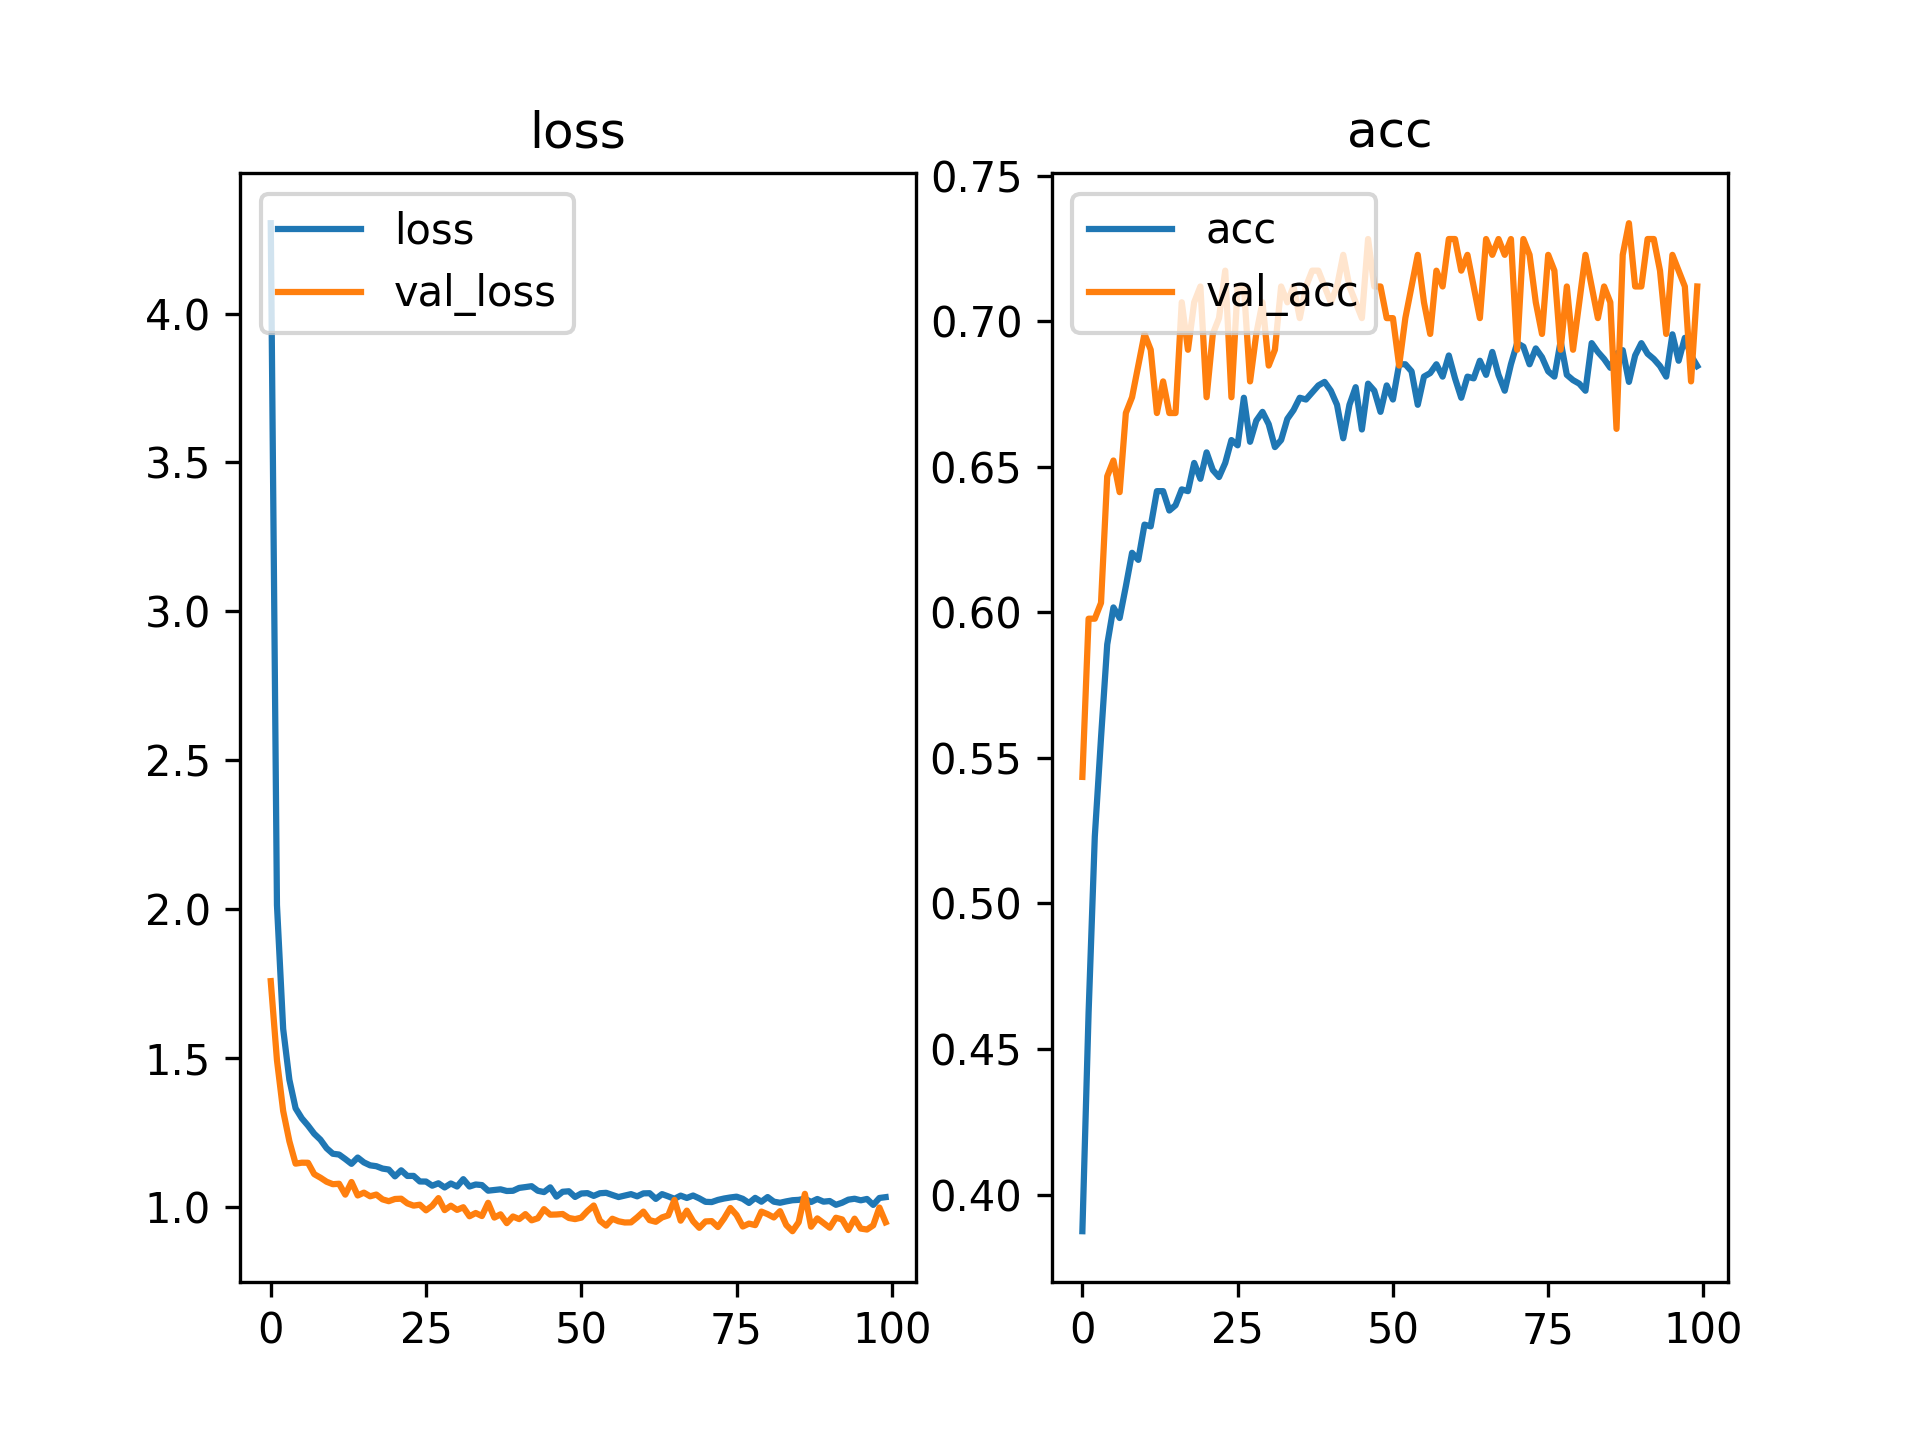

Here is the Python script that generated this plot:
import theano
import numpy as np

execfile('00_readingInput.py')

from keras.models import Sequential
from keras.layers import Dense,Dropout,Activation
from keras.regularizers import l2

model=Sequential()
model.add(Dense(60,input_dim=200,W_regularizer=l2(0.01)))
model.add(Activation('relu'))
model.add(Dropout(0.1))
#model.add(Dense(75,W_regularizer=l2(0.01)))
#model.add(Activation('softplus'))
#model.add(Dropout(0.4))
model.add(Dense(5,W_regularizer=l2(0.01)))
model.add(Activation('softmax'))

model.compile(loss='categorical_crossentropy',
                optimizer='adam',
                metrics=['accuracy'])

history=model.fit(X_train,Y_train,
                    batch_size=20,
                    nb_epoch=100,
                    verbose=0,
                    shuffle=True,
                    validation_split=0.1)

loss=history.history.get('loss')
acc=history.history.get('acc')
val_loss=history.history.get('val_loss')
val_acc=history.history.get('val_acc')

import matplotlib.pyplot as plt
plt.figure(0)
plt.subplot(121)
plt.plot(range(len(loss)),loss,label='loss')
plt.plot(range(len(val_loss)),val_loss,label='val_loss')
plt.title('loss')
plt.legend(loc='upper left')
plt.subplot(122)
plt.plot(range(len(acc)),acc,label='acc')
plt.plot(range(len(val_acc)),val_acc,label='val_acc')
plt.title('acc')
plt.legend(loc='upper left')
plt.savefig('my_pkgo.png',dpi=300,format='png')
plt.close()

